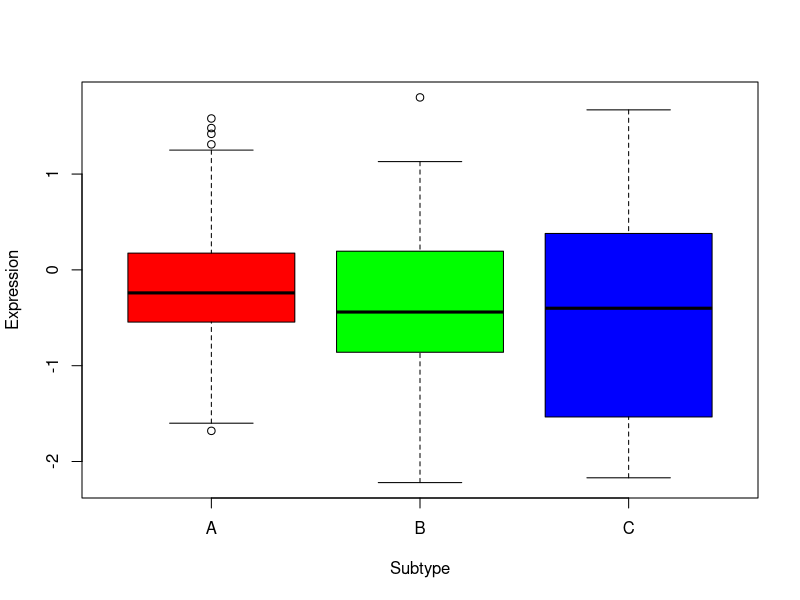
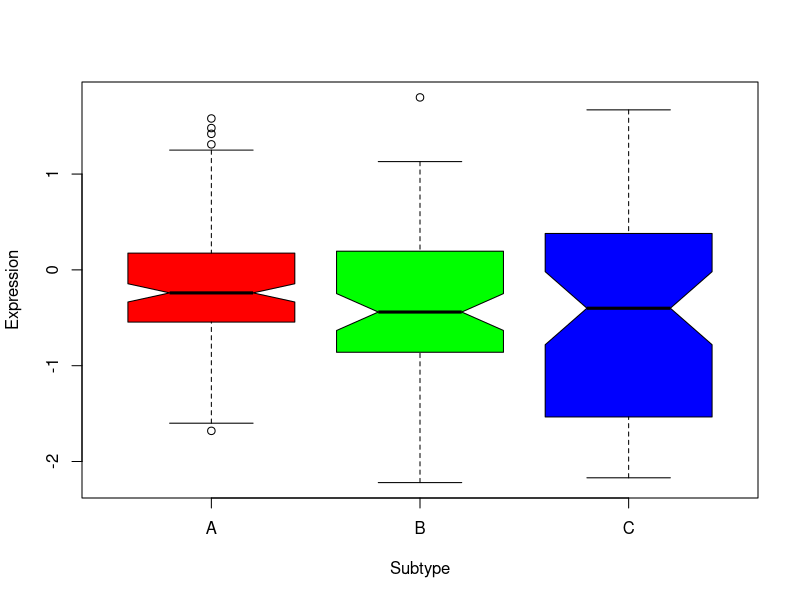
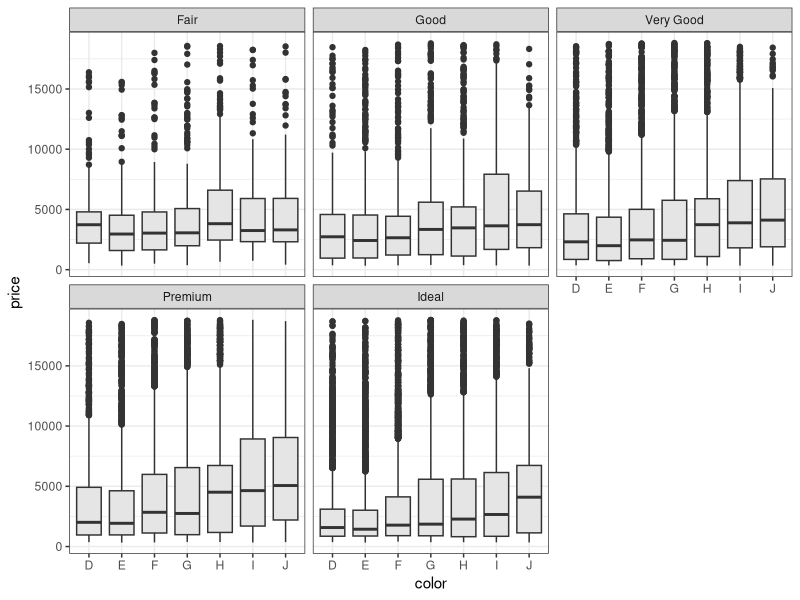

The R source for these figures, in order: (Note: this script raises an error after producing the figures.)
## ---- chunk 1
dataMatrix=matrix(c("A",	-0.54, "A",	-0.8, "A",	-1.03, "A",	-0.41, "A",	-1.31, "A",	-0.66, "A",	-0.43, "A",	1.01, "A",	-1.15, "A",	0.14, "A",	1.42, "A",	-0.3, "A",	-0.16, "A",	0.15, "A",	-0.62, "A",	-0.42, "A",	-0.4, "A",	-0.35, "A",	-0.42, "A",	0.32, "A",	-0.57, "A",	-0.07, "A",	-0.06, "A",	-0.24, "A",	0.02, "A",	-0.39, "A",	-0.74, "A",	-0.92, "A",	-0.09, "A",	-0.03, "A",	0.18, "A",	0.25, "A",	0.48, "A",	-0.39, "A",	-0.24, "A",	-0.3, "A",	0.25, "A",	-0.42, "A",	0.54, "A",	0.03, "A",	-0.66, "A",	0.3, "A",	-0.38, "A",	-0.03, "A",	-0.62, "A",	0.14, "A",	-1.68, "A",	-0.77, "A",	-0.8, "A",	-0.09, "A",	-0.8, "A",	-0.41, "A",	-0.88, "A",	-0.27, "A",	-0.55, "A",	-0.07, "A",	-1.6, "A",	-0.11, "A",	-0.79, "A",	-0.33, "A",	-1.26, "A",	1.31, "A",	-0.33, "A",	-0.43, "A",	-0.92, "A",	-0.11, "A",	-0.29, "A",	-1.02, "A",	0.41, "A",	-0.81, "A",	0.61, "A",	-0.63, "A",	-0.49, "A",	0.18, "A",	0.17, "A",	0.24, "A",	0.13, "A",	-0.12, "A",	-0.24, "A",	-0.26, "A",	1.48, "A",	0.04, "A",	0.81, "A",	-0.56, "A",	-1.12, "A",	-0.19, "A",	0.27, "A",	-1.28, "A",	-0.38, "A",	-0.83, "A",	0.25, "A",	-0.14, "A",	0.45, "A",	0.29, "A",	0.18, "A",	0.74, "A",	0.44, "A",	-0.28, "A",	-0.31, "A",	0.08, "A",	-0.18, "A",	-0.29, "A",	-0.62, "A",	-0.08, "A",	-0.87, "A",	0.19, "A",	0.54, "A",	0.34, "A",	0.54, "A",	-0.35, "A",	0.02, "A",	-0.39, "A",	0.38, "A",	1.25, "A",	-0.51, "A",	-0.39, "A",	0.05, "A",	-0.36, "A",	-0.19, "A",	-1.49, "A",	-0.1, "A",	0.08, "A",	-1.16, "A",	-0.77, "A",	1.58, "A",	-0.92, "A",	0.59, "A",	-0.35, "A",	0.26, "A",	-0.78, "A",	1.2, "A",	0.06, "A",	-0.68, "A",	-0.19, "A",	-0.44, "A",	0.56, "A",	0.93, "A",	-0.35, "A",	0.11, "A",	-0.22, "A",	-0.12, "A",	-0.22, "A",	0.29, "B",	-0.67, "B",	-0.77, "B",	-0.03, "B",	-0.12, "B",	-0.57, "B",	-0.76, "B",	0.19, "B",	-1.8, "B",	0.35, "B",	-0.81, "B",	1.8, "B",	-0.99, "B",	-2.22, "B",	-1.06, "B",	-0.69, "B",	0.06, "B",	-0.2, "B",	-1.68, "B",	-0.64, "B",	-0.44, "B",	0.29, "B",	-0.13, "B",	-1.98, "B",	-0.84, "B",	0.44, "B",	0, "B",	-1.32, "B",	-0.54, "B",	-0.05, "B",	-0.54, "B",	0.23, "B",	0.38, "B",	0.35, "B",	-0.61, "B",	0.3, "B",	-0.33, "B",	0.79, "B",	-1.39, "B",	-0.06, "B",	-0.88, "B",	0.44, "B",	0.32, "B",	-0.45, "B",	0.21, "B",	0.2, "B",	-2.03, "B",	0.59, "B",	-0.78, "B",	-0.92, "B",	-0.96, "B",	-0.1, "B",	-0.07, "B",	0.39, "B",	-0.39, "B",	-1.11, "B",	-0.98, "B",	-0.11, "B",	-1.78, "B",	-0.73, "B",	-1.01, "B",	-0.5, "B",	-0.16, "B",	-0.59, "B",	-1.46, "B",	1.13, "B",	1.01, "B",	1, "B",	0.21, "B",	-0.21, "B",	-1.05, "B",	-1.34, "B",	-0.72, "B",	-0.47, "B",	0.1, "B",	0.15, "C",	1.67, "C",	0.81, "C",	-1.81, "C",	-1.18, "C",	0.49, "C",	-1.74, "C",	-1.57, "C",	0.46, "C",	1.31, "C",	0.16, "C",	-0.39, "C",	-0.4, "C",	0.44, "C",	1.18, "C",	-2.08, "C",	-1.62, "C",	-0.3, "C",	-1.53, "C",	0.03, "C",	-0.42, "C",	-1.91, "C",	-1.86, "C",	-1.99, "C",	-0.25, "C",	-1.14, "C",	-2.11, "C",	-0.93, "C",	0.42, "C",	-1.13, "C",	0.13, "C",	-0.92, "C",	-0.34, "C",	0.38, "C",	-2.01, "C",	1.42, "C",	0.1, "C",	-0.44, "C",	-2.17, "C",	0.13, "C",	-1.75, "C",	0.52, "C",	-1.18, "C",	0.85, "C",	1.11, "C",	0.64, "C",	0.97, "C",	-0.72, "C",	-0.04, "C",	0.38, "C",	-1.87, "C",	-0.89, "C",	-2.09, "C",	-1.54, "C",	-0.17, "C",	0.09, "C",	-0.25, "C",	0.51, "C",	0.33, "C",	-1.29, "C",	-0.51, "C",	-1.62, "C",	-0.5, "C",	-0.52), ncol=2,byrow=T, dimnames=list(c(),c("subtype", "expression")))
dataFrame = as.data.frame(dataMatrix, col.names=c('subtype','expression'), stringsAsFactors=F)
A = as.numeric(dataFrame[which(dataFrame$subtype=="A"),2])
B = as.numeric(dataFrame[which(dataFrame$subtype=="B"),2])
C = as.numeric(dataFrame[which(dataFrame$subtype=="C"),2])
## ---- chunk 2
boxplot(A,B,C,col=c("red","green","blue"), names=c("A","B","C"),  xlab="Subtype",ylab="Expression")

#When the 'notch' parameter is 'TRUE', a notch is drawn in each side of the boxes. When notches of two plots do not overlap, tis strong evidence that the two medians differ.
boxplot(A,B,C,col=c("red","green","blue"),names=c("A","B","C"), notch=TRUE, xlab="Subtype",ylab="Expression")
## ---- chunk 3
### loading all packages that you need for your code to work in one go
libs <- c('ggplot2', 'latticeExtra', 'gridExtra', 'MASS', 
          'colorspace', 'plyr', 'Hmisc', 'scales')
lapply(libs, require, character.only = T)

### load the diamonds data set (comes with ggplot2)
data(diamonds)
bw.ggplot <- ggplot(diamonds, aes(x = color, y = price))
#g.bw <- bw.ggplot + geom_boxplot()
#print(g.bw)
## ---- chunk 4
bw.ggplot <- ggplot(diamonds, aes(x = color, y = price))

g.bw <- bw.ggplot + 
  geom_boxplot(fill = "grey90") +
  theme_bw() +
  facet_wrap(~ cut)

print(g.bw)
## ---- chunk 5
w <- sqrt(table(diamonds$color)/nrow(diamonds))
### standardise w to maximum value
w <- w / max(w)
clrs.spec <- colorRampPalette(rev(brewer.pal(11, "Spectral")))
clrs.hcl <- function(n) {
  hcl(h = seq(230, 0, length.out = n), 
      c = 60, l = seq(10, 90, length.out = n), 
      fixup = TRUE)
  }

g.bw <- bw.ggplot + 
  facet_wrap(~ cut) +
  llply(unique(diamonds$color), 
        function(i) geom_boxplot(fill = clrs.hcl(7)[i],
                                 width = w[i], outlier.shape = "*",
                                 outlier.size = 3,
                                 data = subset(diamonds, color == i))) +
  theme_bw()

print(g.bw)
